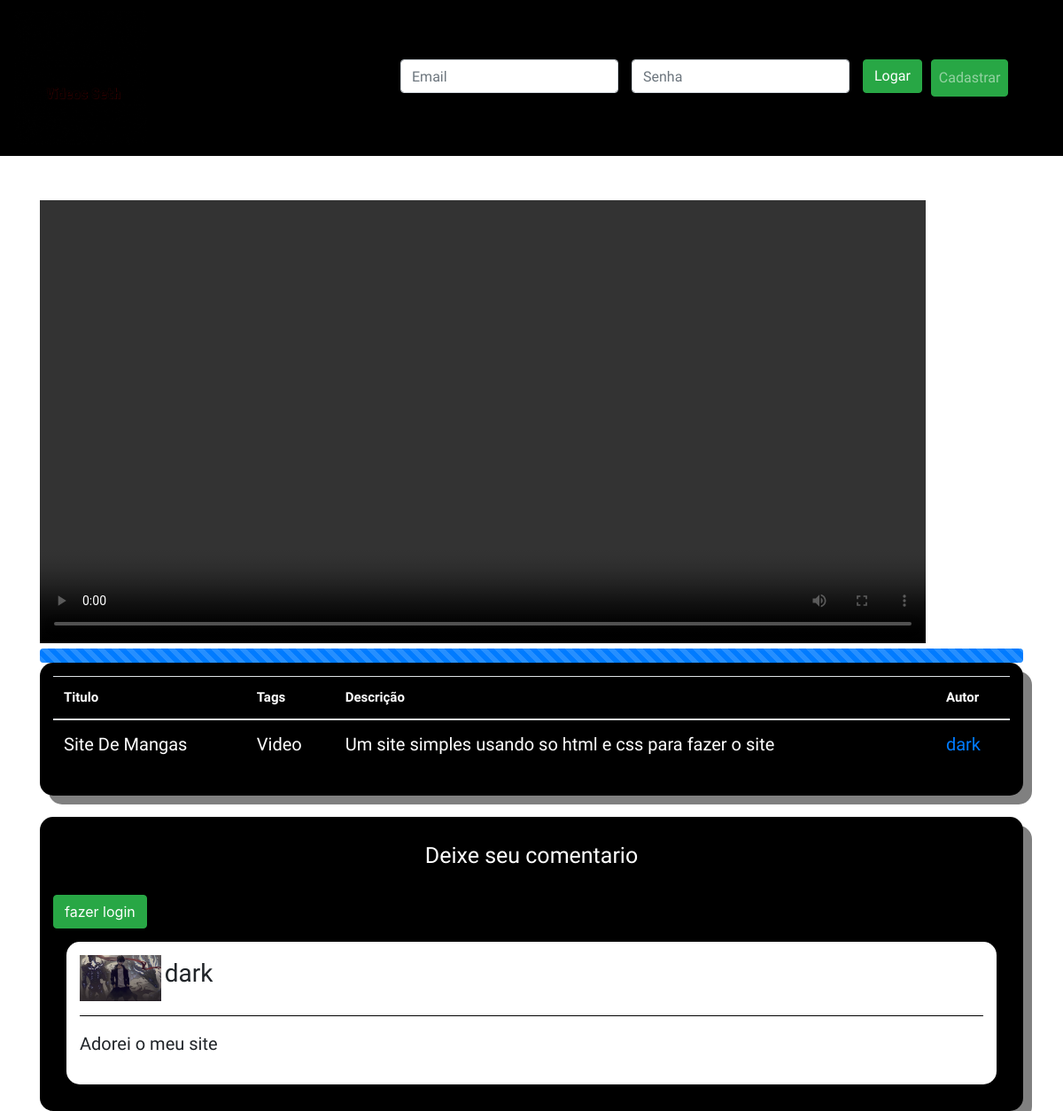
Page /2 on the earlier database version.
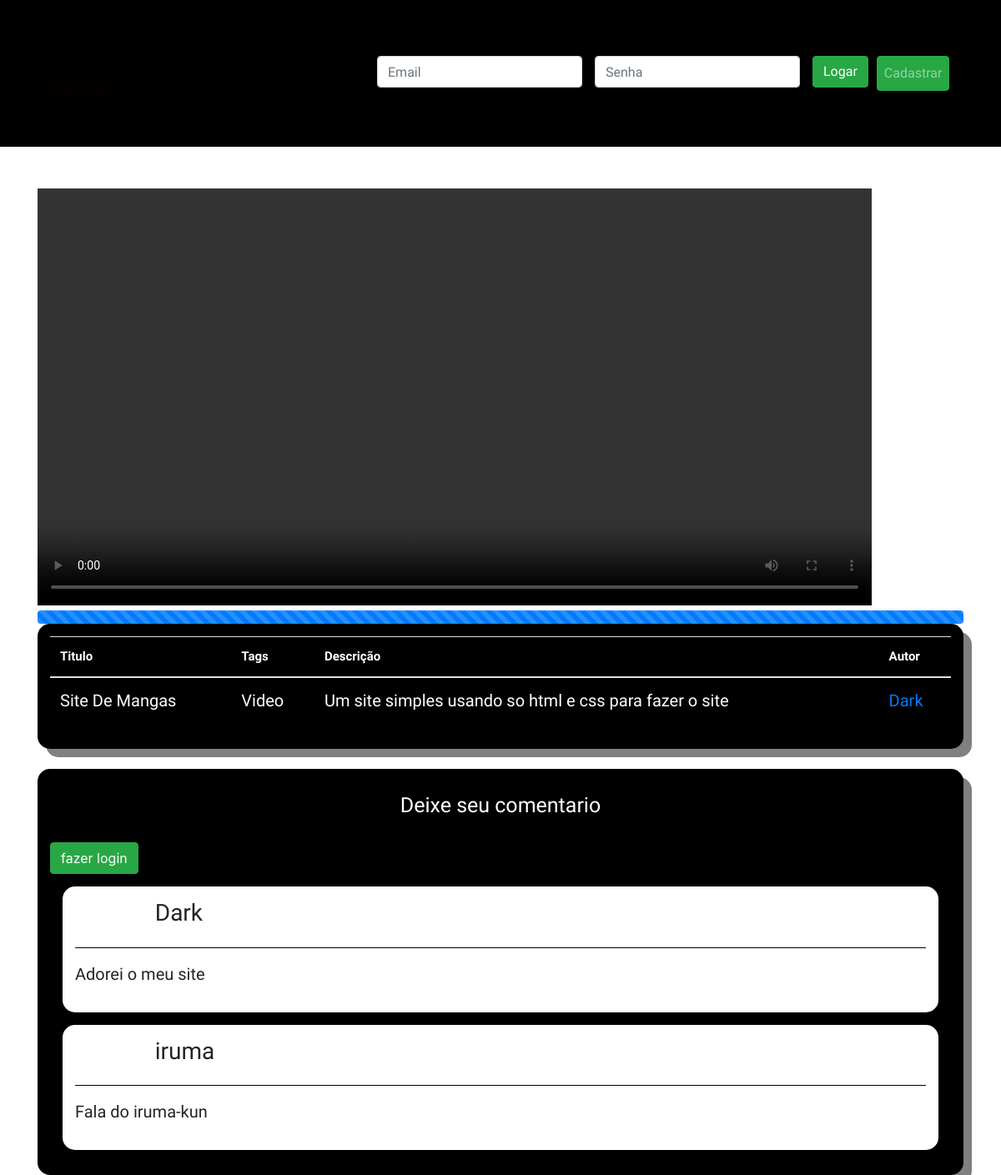
Same page on the later database version.
### Core/models.py (models this page shows)
class Usuarios(models.Model):
    Nikename = models.CharField(max_length=200)
    Foto = models.ImageField(upload_to='Fotos/%d/%m%Y')
    Usuario = models.ForeignKey(User, on_delete=models.CASCADE)

class Comentarios(models.Model):
    Usuario = models.ForeignKey(User,on_delete=models.CASCADE)
    Video = models.ForeignKey(Videos,on_delete=models.CASCADE)
    Comentario = models.TextField(max_length=500)

### Core/views.py (the view)
# urls.py: path('<int:vid_id>',views.Detalhes,name='Detalhes'),
def Detalhes(request,vid_id):
    video = Videos.objects.get(id=vid_id)
    comentario = Comentarios.objects.all().filter(Video=vid_id)
    nike = Usuarios.objects.all()
    dados = {'video':video,'comentario':comentario,'nike':nike}
    return render(request,'Detalhes.html',dados)

### Templates/Detalhes.html (shortened to what this page needs)
{% extends 'Head_basic.html' %}
{% block content %}
   <div class="container">
        <video controls autoplay width="1000" height="500">
            <source src="{{video.Video.url}}">
        </video>
        <div class="progress">
            <div class="progress-bar progress-bar-striped progress-bar-animated" style="width:100%"></div>
        </div>
        <div class="box_estilo">
            <table class="table table-hover">
                <thead>
                    <tr>
                        <th>Titulo</th>
                        <th>Tags</th>
                        <th>Descrição</th>
                        <th>Autor</th>
                    </tr>
                </thead>
                <tbody>
                    <tr>
                        <td>{{video.Titulo}}</td>
                        <td>{{video.Categoria}}</td>
                        <td>{{video.Descricao}}</td>
                        <td>{% for nike in nike %}
                                {% if nike.Usuario == video.Usuario %}
                                    <a href="{% url 'Perfil_do_video' nike.id %}">{{nike.Nikename}}</a>
                                {% endif %}
                            {% endfor%}
                        </td>
                    </tr>
                </tbody>
            </table>
        </div>
        <br>
        <div class="box_estilo">
            <p class="p_titulo">Deixe seu comentario</p>
            {% if user.is_authenticated %}
                <form class="form-inline" action="{% url 'Comentario' video.id %}" method="POST" >
                    {% csrf_token %}
                    <input type="text" name="Comentario" class="form-control" style="width:89%;">
                    <button type="submit" class="btn btn-success" style="margin-left: 10px;" >comentar</button>
                </form>
            {% else %}
                <button type="button" class="btn btn-success" data-toggle="modal" data-target="#login" > fazer login</button>
            {% endif %}
            {% for comente in comentario %}
                <div class="box_comentarios">
                    {% for nike in nike %}
                        {% if comente.Usuario == nike.Usuario %}
                            <img src="{{nike.Foto.url}}" style="width:9%; display:inline-block;" alt="">
                            <h3 style="display: inline-block;">{{nike.Nikename}}</h3>
                        {% endif%}
                    {% endfor%}
                    <hr style="background-color: black;">
                    <p>{{comente.Comentario}}</p>
                </div>
            {%endfor%}
        </div>
   </div>
{% endblock%}

Differences in the rows shown:
removed Usuarios: Nikename "dark", Foto (picture)
added Usuarios: Nikename "Dark"
added Comentarios: Comentario "Fala do iruma-kun"
added Usuarios: Nikename "iruma", shown under "Fala do iruma-kun"
